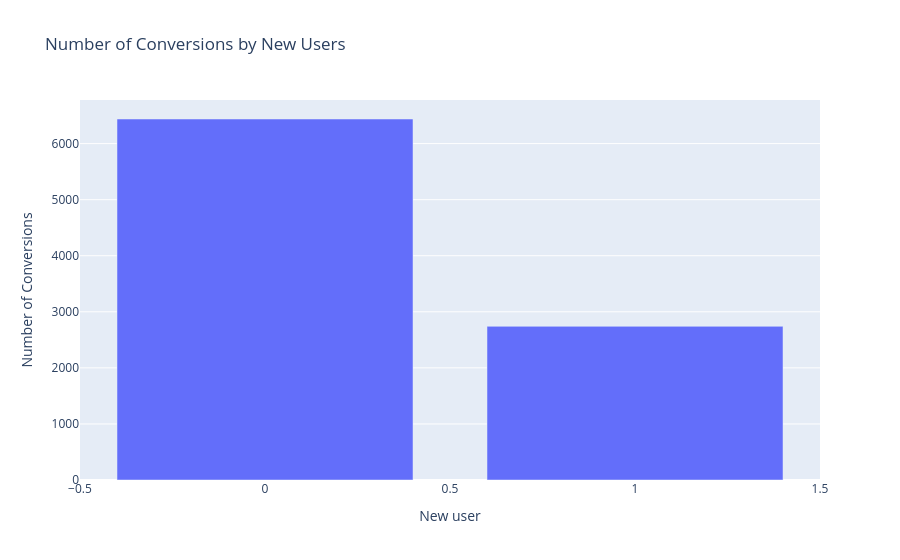

This figure's notebook cell:
### Markdown cell above
![Conversion_rate](charts_as_png/3-conversion_by_country.png)

### Code cell
data_country_converted = data_train.groupby("new_user")["converted"].sum().reset_index()

fig = px.bar(
    data_country_converted,
    x="new_user",
    y="converted",
    labels={"new_user": "New user", "converted": "Number of Conversions"},
    title="Number of Conversions by New Users"
)
fig.show()

### Figure 1 — Plotly figure (JSON) as saved in the notebook; plotly's stock layout.template omitted (floating-point values rounded to 4 significant figures)
{"data": [{"hovertemplate": "New user=%{x}<br>Number of Conversions=%{y}<extra></extra>", "legendgroup": "", "marker": {"color": "#636efa", "pattern": {"shape": ""}}, "name": "", "orientation": "v", "showlegend": false, "textposition": "auto", "type": "bar", "x": [0, 1], "xaxis": "x", "y": [6439, 2741], "yaxis": "y"}], "layout": {"barmode": "relative", "legend": {"tracegroupgap": 0}, "title": {"text": "Number of Conversions by New Users"}, "xaxis": {"anchor": "y", "domain": [0, 1], "title": {"text": "New user"}}, "yaxis": {"anchor": "x", "domain": [0, 1], "title": {"text": "Number of Conversions"}}}}
